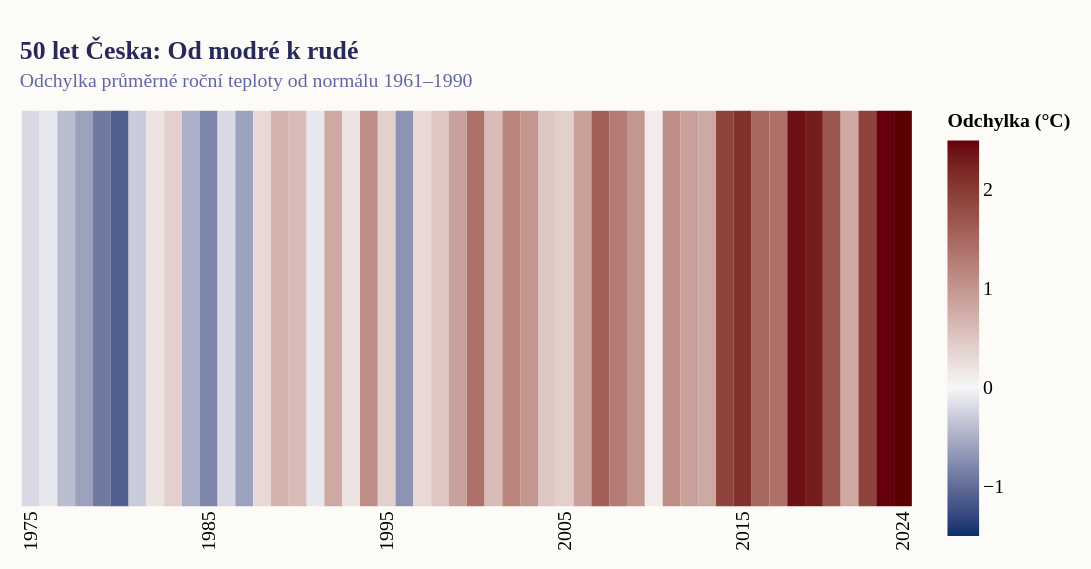

This figure's Vega-Lite source:
### Vega-Lite specification from a JSON file in a GitHub repository (floating-point values rounded to 4 significant figures)
{"_source": "Zdroj: ČHMÚ, Fakta o klimatu (1975–2024), vizuální koncept 'Climate Stripes'", "$schema": "https://vega.github.io/schema/vega-lite/v5.json", "description": "50 REPUBLIK: Oteplování ČR v posledních 50 letech", "width": 450, "height": 200, "padding": {"top": 20, "left": 10, "right": 10, "bottom": 10}, "autosize": {"type": "pad", "resize": true}, "background": "#fdfbf7", "title": {"text": "50 let Česka: Od modré k rudé", "subtitle": "Odchylka průměrné roční teploty od normálu 1961–1990", "font": "Roboto Slab", "fontSize": 13, "fontWeight": "bold", "anchor": "start", "color": "#272a59", "subtitleFont": "Work Sans", "subtitleFontSize": 10, "subtitleColor": "#6267a3", "offset": 10}, "data": {"values": [{"year": 1975, "anom": -0.2}, {"year": 1976, "anom": -0.1}, {"year": 1977, "anom": -0.4}, {"year": 1978, "anom": -0.6}, {"year": 1979, "anom": -0.9}, {"year": 1980, "anom": -1.1}, {"year": 1981, "anom": -0.3}, {"year": 1982, "anom": 0.2}, {"year": 1983, "anom": 0.4}, {"year": 1984, "anom": -0.5}, {"year": 1985, "anom": -0.8}, {"year": 1986, "anom": -0.2}, {"year": 1987, "anom": -0.6}, {"year": 1988, "anom": 0.3}, {"year": 1989, "anom": 0.7}, {"year": 1990, "anom": 0.6}, {"year": 1991, "anom": -0.1}, {"year": 1992, "anom": 0.8}, {"year": 1993, "anom": 0.2}, {"year": 1994, "anom": 1.1}, {"year": 1995, "anom": 0.4}, {"year": 1996, "anom": -0.7}, {"year": 1997, "anom": 0.3}, {"year": 1998, "anom": 0.5}, {"year": 1999, "anom": 0.9}, {"year": 2000, "anom": 1.4}, {"year": 2001, "anom": 0.6}, {"year": 2002, "anom": 1.2}, {"year": 2003, "anom": 1.0}, {"year": 2004, "anom": 0.5}, {"year": 2005, "anom": 0.4}, {"year": 2006, "anom": 0.9}, {"year": 2007, "anom": 1.6}, {"year": 2008, "anom": 1.3}, {"year": 2009, "anom": 1.0}, {"year": 2010, "anom": 0.1}, {"year": 2011, "anom": 1.1}, {"year": 2012, "anom": 0.9}, {"year": 2013, "anom": 0.8}, {"year": 2014, "anom": 1.9}, {"year": 2015, "anom": 2.1}, {"year": 2016, "anom": 1.5}, {"year": 2017, "anom": 1.4}, {"year": 2018, "anom": 2.4}, {"year": 2019, "anom": 2.3}, {"year": 2020, "anom": 1.7}, {"year": 2021, "anom": 0.8}, {"year": 2022, "anom": 1.9}, {"year": 2023, "anom": 2.5}, {"year": 2024, "anom": 2.7}]}, "mark": {"type": "rect", "tooltip": true}, "encoding": {"x": {"field": "year", "type": "ordinal", "title": null, "axis": {"values": [1975, 1985, 1995, 2005, 2015, 2024], "labelFont": "Work Sans", "labelFontSize": 10, "ticks": false, "domain": false}}, "color": {"field": "anom", "type": "quantitative", "scale": {"domain": [-1.5, 0, 2.5], "range": ["#08306b", "#f7f7f7", "#67000d"]}, "legend": {"title": "Odchylka (°C)", "orient": "right", "titleFont": "Work Sans", "titleFontSize": 10, "labelFont": "Work Sans", "labelFontSize": 10}}}, "config": {"view": {"stroke": "transparent"}, "title": {"font": "Roboto Slab", "fontWeight": "bold", "fontSize": 13, "anchor": "start", "color": "#272a59", "subtitleFont": "Work Sans", "subtitleFontSize": 10, "subtitleColor": "#6267a3"}, "axis": {"labelFont": "Work Sans", "labelFontSize": 10, "titleFont": "Work Sans", "titleFontSize": 10, "titleColor": "#6267a3"}, "legend": {"labelFont": "Roboto Slab", "labelFontSize": 10, "titleFont": "Roboto Slab", "titleFontSize": 10}}}
